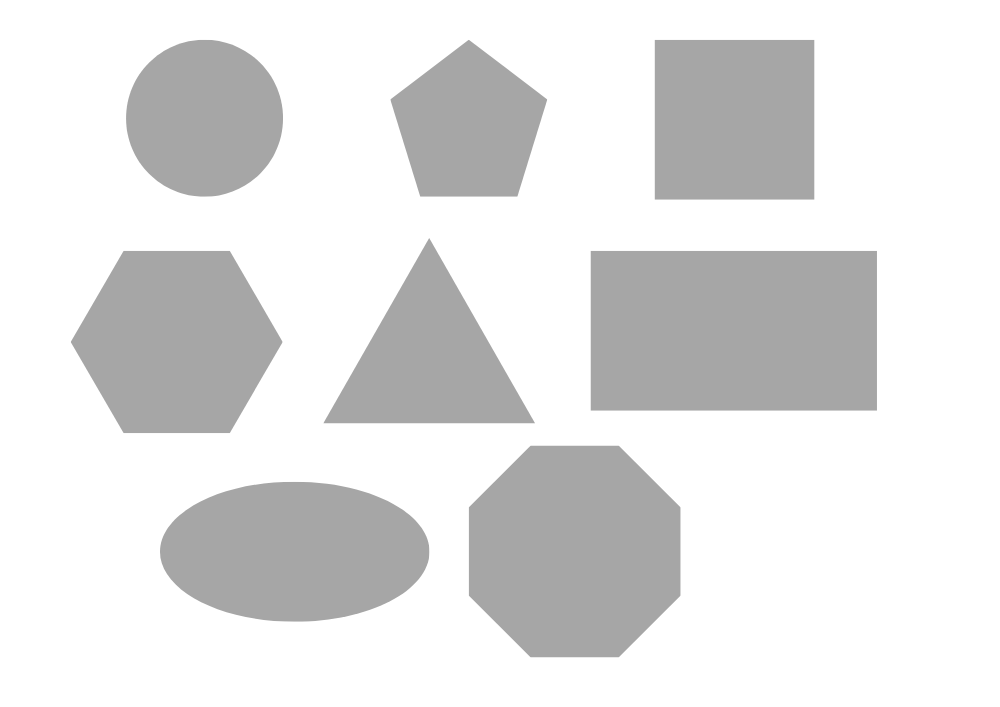
#> input picture sekil.png, 1000 x 707 px
$ python sekil.py
#> lines starting #> are read from the running program, lines starting #| are printed output that depends on the picture; after the words box and inside, x2 and y2 are one past the last pixel; in counts of white or black regions, pixels touching at a corner belong together
import cv2
import numpy as np
img=cv2.imread("sekil.png")
#> img is the input picture: shape (707, 1000, 3); min 166, max 255, mean 226.9
#cv2.imshow("resim",img)
gray=cv2.cvtColor(img,cv2.COLOR_BGR2GRAY)
Canny=cv2.Canny(gray,100,200)
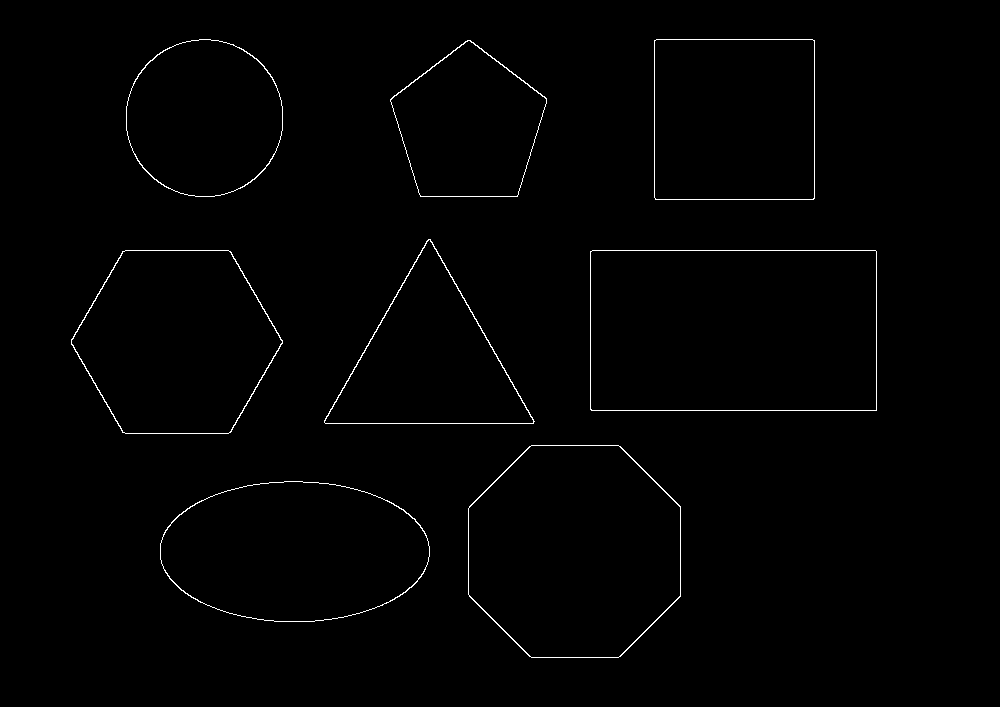
#> Canny: shape (707, 1000); 0.82% white in thin lines or dots, all inside (x1, y1, x2, y2) = (71, 39, 877, 658)
#cv2.imshow("Canny",Canny)

contours,_=cv2.findContours(Canny,cv2.RETR_EXTERNAL,cv2.CHAIN_APPROX_NONE)
#> contours = 8 contours; box (x1, y1, x2, y2) and area: (590, 250, 877, 411) 45758, (468, 445, 681, 658) 37373, (160, 481, 430, 622) 29700, (71, 250, 283, 434) 29173, (654, 39, 815, 200) 25595, (324, 239, 535, 424) 19762, (126, 39, 283, 197) 19409, (390, 40, 547, 197) 17081

for cnt in contours:
    area=cv2.contourArea(cnt)
    if area>500:
        approx=cv2.approxPolyDP(cnt,0.01*cv2.arcLength(cnt,True),True)
        cornerCount=len(approx)
        x,y,w,h=cv2.boundingRect(approx)
        if(cornerCount==3):
            cv2.putText(img,"ucgen",(x-10,y-10),cv2.FONT_HERSHEY_COMPLEX,1,(255,0,0))
            cv2.drawContours(img, [cnt],0,(164 ,0 ,0),-1)
        elif(cornerCount==4):
            print(w,"genişlik",h,"yükseklik")
            if abs(w-h) <= 3:
                cv2.putText(img,"kare",(x-10,y-10),cv2.FONT_HERSHEY_COMPLEX,1,(255,0,0))
                cv2.drawContours(img, [cnt],0,(255 ,185 ,15),-1)
            else:
                cv2.putText(img,"dikdortgen",(x-10,y-10),cv2.FONT_HERSHEY_COMPLEX,1,(255,0,0))
                cv2.drawContours(img, [cnt],0,(0 ,205, 0),-1)
        elif(cornerCount==5):
            cv2.putText(img,"besgen",(x-10,y-10),cv2.FONT_HERSHEY_COMPLEX,1,(255,0,0))
            cv2.drawContours(img, [cnt],0,(67,205,128),-1)
        elif(cornerCount==6):
            cv2.putText(img,"altigen",(x-10,y-10),cv2.FONT_HERSHEY_COMPLEX,1,(255,0,0))
            cv2.drawContours(img, [cnt],0,(100,205,128),-1)
        elif(cornerCount==8):
            cv2.putText(img,"sekizgen",(x-10,y-10),cv2.FONT_HERSHEY_COMPLEX,1,(255,0,0))
            cv2.drawContours(img, [cnt],0,(100,205,200),-1)
        elif(cornerCount>10 and cornerCount<14):
            cv2.putText(img,"elips",(x-10,y-10),cv2.FONT_HERSHEY_COMPLEX,1,(255,0,0))
            cv2.drawContours(img, [cnt],0,(238,207,161),-1)
        elif(cornerCount>14):
            cv2.putText(img,"daire",(x-10,y-10),cv2.FONT_HERSHEY_COMPLEX,1,(255,0,0))
            cv2.drawContours(img, [cnt],0,(15,105,150),-1)
#> this loop made 8 passes
#> (area, approx, cornerCount, x, y, w, h) on passes 3, 5, 7: (45757.5, [[590, 251], [591, 410], [876, 410], [875, 250]], 4, 590, 250, 287, 161), (19762, [[428, 239], [324, 422], [533, 423]], 3, 324, 239, 210, 185), (25595, [[654, 40], [655, 199], [814, 198], [814, 40]], 4, 654, 40, 161, 160)
#> (area, cornerCount, x, y, w, h) on passes 1, 2, 4, 6, 8: (29700, 12, 160, 481, 270, 141), (37373, 8, 468, 445, 213, 213), (29173, 6, 71, 251, 212, 182), (17081, 5, 390, 40, 157, 157), (19409, 15, 126, 39, 157, 158)
#| 287 genişlik 161 yükseklik
#| 161 genişlik 160 yükseklik
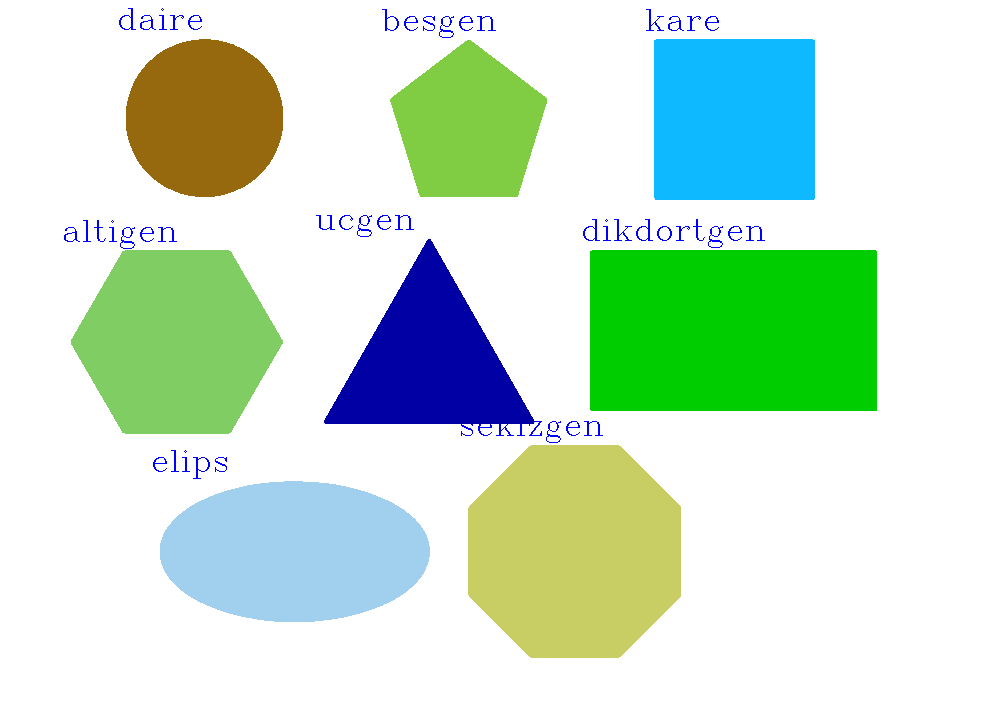
#> img: shape (707, 1000, 3); mean B, G, R 209, 228.5, 202.9
cv2.imshow("sekil tespit ve renklendirme",img)
cv2.waitKey(0)
cv2.destroyAllWindows
